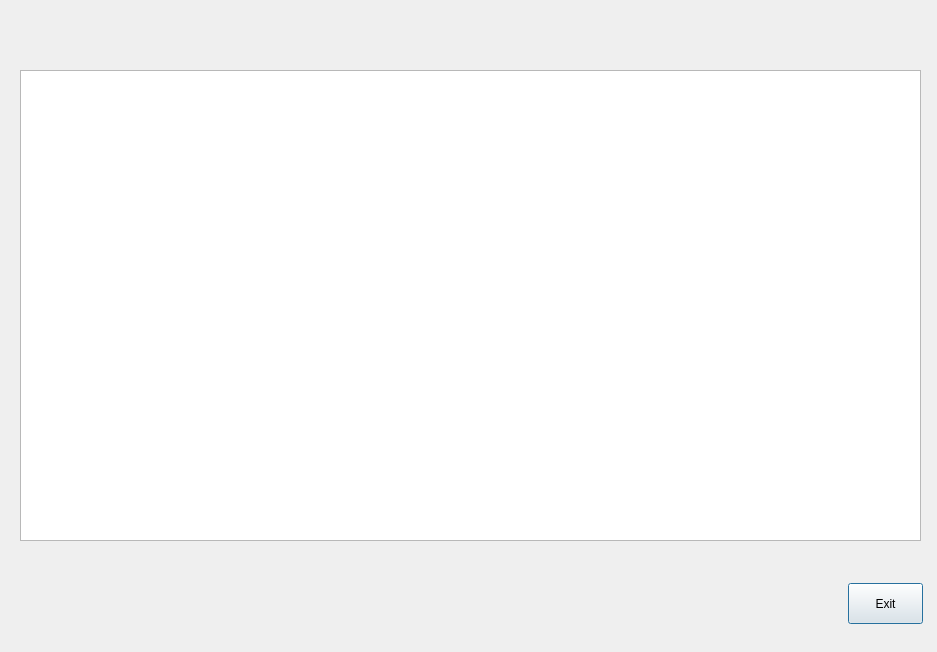
<?xml version="1.0" encoding="UTF-8"?>
<ui version="4.0">
 <class>Dialog</class>
 <widget class="QDialog" name="Dialog">
  <property name="geometry">
   <rect>
    <x>0</x>
    <y>0</y>
    <width>937</width>
    <height>652</height>
   </rect>
  </property>
  <property name="windowTitle">
   <string>Dialog</string>
  </property>
  <widget class="QTableView" name="view">
   <property name="geometry">
    <rect>
     <x>20</x>
     <y>70</y>
     <width>901</width>
     <height>471</height>
    </rect>
   </property>
   <property name="alternatingRowColors">
    <bool>true</bool>
   </property>
   <property name="selectionBehavior">
    <enum>QAbstractItemView::SelectRows</enum>
   </property>
   <property name="sortingEnabled">
    <bool>true</bool>
   </property>
  </widget>
  <widget class="QPushButton" name="exit">
   <property name="geometry">
    <rect>
     <x>848</x>
     <y>583</y>
     <width>75</width>
     <height>41</height>
    </rect>
   </property>
   <property name="text">
    <string>Exit</string>
   </property>
  </widget>
 </widget>
 <resources/>
 <connections>
  <connection>
   <sender>exit</sender>
   <signal>clicked()</signal>
   <receiver>Dialog</receiver>
   <slot>accept()</slot>
   <hints>
    <hint type="sourcelabel">
     <x>873</x>
     <y>604</y>
    </hint>
    <hint type="destinationlabel">
     <x>727</x>
     <y>576</y>
    </hint>
   </hints>
  </connection>
 </connections>
</ui>
